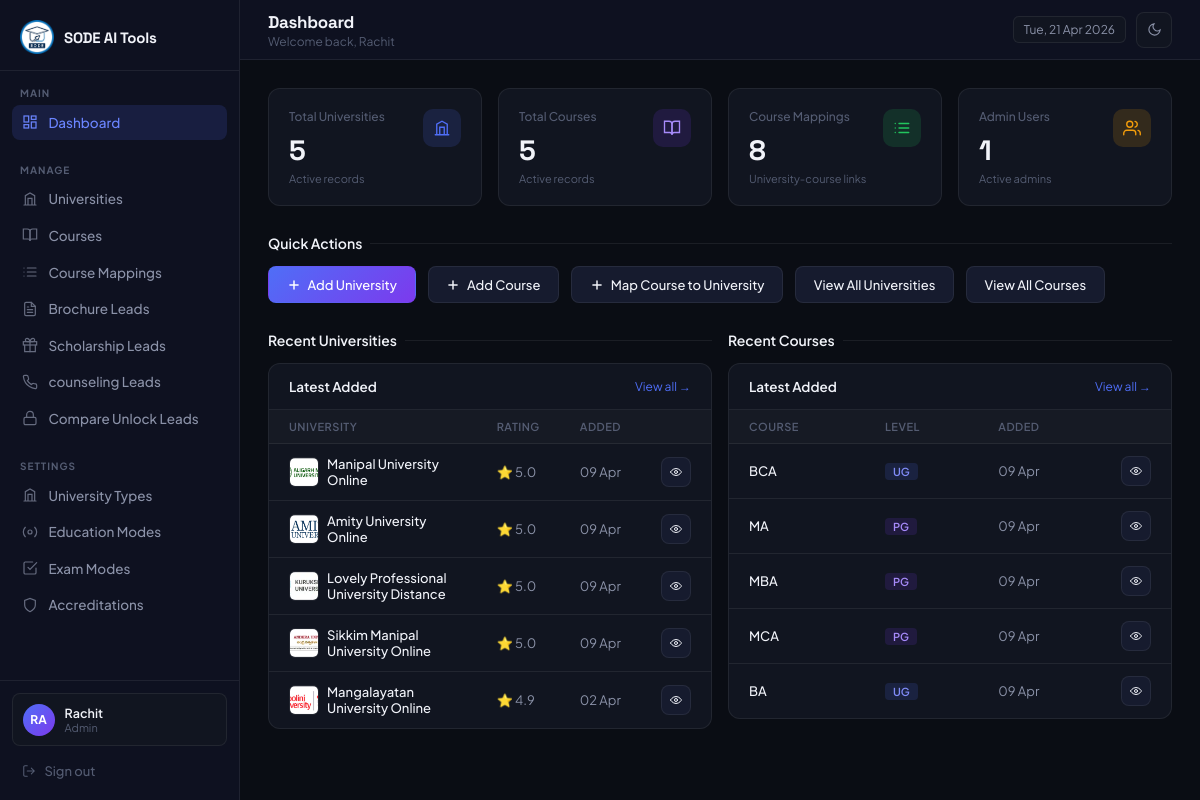
Page /admin/dashboard.php (signed in) on the committed database.
### tables this page shows
CREATE TABLE `universities` (
  `id` int(10) UNSIGNED NOT NULL,
  `name` varchar(255) NOT NULL,
  `display_name` varchar(255) DEFAULT NULL,
  `slug` varchar(255) DEFAULT NULL,
  `image` varchar(500) DEFAULT NULL,
  `sample_certificate` varchar(500) DEFAULT NULL,
  `rating` decimal(3,1) DEFAULT NULL,
  `nirf_ranking` smallint(5) UNSIGNED DEFAULT NULL,
  `year_of_establishment` year(4) DEFAULT NULL,
  `university_type_id` int(11) DEFAULT NULL,
  `campus_location` varchar(255) DEFAULT NULL,
  `avg_placement_package` varchar(100) DEFAULT NULL,
  `placement_assistance` tinyint(1) NOT NULL DEFAULT 0,
  `emi_facility` tinyint(1) NOT NULL DEFAULT 0,
  `scholarship` tinyint(1) NOT NULL DEFAULT 0,
  `key_advantages` text DEFAULT NULL,
  `view_university_link` varchar(500) DEFAULT NULL,
  `is_active` tinyint(1) NOT NULL DEFAULT 1,
  `created_at` timestamp NOT NULL DEFAULT current_timestamp(),
  `updated_at` timestamp NOT NULL DEFAULT current_timestamp() ON UPDATE current_timestamp()
);

CREATE TABLE `courses` (
  `id` int(10) UNSIGNED NOT NULL,
  `name` varchar(255) NOT NULL,
  `display_name` varchar(255) DEFAULT NULL,
  `slug` varchar(255) DEFAULT NULL,
  `course_level` enum('UG','PG') NOT NULL,
  `program_eligibility` text DEFAULT NULL,
  `course_duration` varchar(100) DEFAULT NULL,
  `is_active` tinyint(1) NOT NULL DEFAULT 1,
  `created_at` timestamp NOT NULL DEFAULT current_timestamp(),
  `updated_at` timestamp NOT NULL DEFAULT current_timestamp() ON UPDATE current_timestamp()
);

### includes/helpers.php (called while the page is built, shortened)
<?php
function get_display_name(string $name, ?string $display_name): string {
    return (!empty($display_name)) ? $display_name : $name;
}
function e(mixed $val): string {
    return htmlspecialchars((string)$val, ENT_QUOTES, 'UTF-8');
}

### admin/dashboard.php (the view, shortened to what this page needs)
<?php
require_once '../includes/db.php';
require_once '../includes/helpers.php';
$stats['universities'] = $pdo->query("SELECT COUNT(*) FROM universities WHERE is_active=1")->fetchColumn();
$stats['courses'] = $pdo->query("SELECT COUNT(*) FROM courses WHERE is_active=1")->fetchColumn();
$stats['mappings'] = $pdo->query("SELECT COUNT(*) FROM university_courses WHERE is_active=1")->fetchColumn();
$stats['admins'] = $pdo->query("SELECT COUNT(*) FROM admins WHERE is_active=1")->fetchColumn();
$recent_unis = $pdo->query("SELECT id,name,display_name,image,rating,created_at FROM universities WHERE is_active=1 ORDER BY created_at DESC LIMIT 5")->fetchAll();
$recent_courses = $pdo->query("SELECT id,name,course_level,created_at FROM courses WHERE is_active=1 ORDER BY created_at DESC LIMIT 5")->fetchAll();
?>
<!DOCTYPE html>
<html lang="en">
<head>
</head>
<body>
  <?php require_once __DIR__ . '/includes/sidebar.php'; ?>
  <main class="main">
    <?php require_once __DIR__ . '/includes/topbar.php'; ?>
    <div class="content">
      <div class="stats-grid">
        <div class="stat-card">
          <div>
            <div class="sc-label">Total Universities</div>
            <div class="sc-value"><?= $stats['universities'] ?></div>
            <div class="sc-sub">Active records</div>
          </div>
          <div class="sc-icon blue"><svg width="18" height="18" viewBox="0 0 24 24" fill="none" stroke="currentColor"
              stroke-width="1.8" stroke-linecap="round">
              <path d="M3 21h18M5 21V7l7-4 7 4v14M9 21V11h6v10" />
            </svg></div>
        </div>
        <div class="stat-card">
          <div>
            <div class="sc-label">Total Courses</div>
            <div class="sc-value"><?= $stats['courses'] ?></div>
            <div class="sc-sub">Active records</div>
          </div>
          <div class="sc-icon purple"><svg width="18" height="18" viewBox="0 0 24 24" fill="none" stroke="currentColor"
              stroke-width="1.8" stroke-linecap="round">
              <path d="M2 3h6a4 4 0 0 1 4 4v14a3 3 0 0 0-3-3H2z" />
              <path d="M22 3h-6a4 4 0 0 0-4 4v14a3 3 0 0 1 3-3h7z" />
            </svg></div>
        </div>
        <div class="stat-card">
          <div>
            <div class="sc-label">Course Mappings</div>
            <div class="sc-value"><?= $stats['mappings'] ?></div>
            <div class="sc-sub">University-course links</div>
          </div>
          <div class="sc-icon green"><svg width="18" height="18" viewBox="0 0 24 24" fill="none" stroke="currentColor"
              stroke-width="1.8" stroke-linecap="round">
              <path d="M8 6h13M8 12h13M8 18h13M3 6h.01M3 12h.01M3 18h.01" />
            </svg></div>
        </div>
        <div class="stat-card">
          <div>
            <div class="sc-label">Admin Users</div>
            <div class="sc-value"><?= $stats['admins'] ?></div>
            <div class="sc-sub">Active admins</div>
          </div>
          <div class="sc-icon amber"><svg width="18" height="18" viewBox="0 0 24 24" fill="none" stroke="currentColor"
              stroke-width="1.8" stroke-linecap="round">
              <path d="M17 21v-2a4 4 0 0 0-4-4H5a4 4 0 0 0-4 4v2" />
              <circle cx="9" cy="7" r="4" />
              <path d="M23 21v-2a4 4 0 0 0-3-3.87M16 3.13a4 4 0 0 1 0 7.75" />
            </svg></div>
        </div>
      </div>
      <div class="section-title">Quick Actions</div>
      <div class="quick-actions">
        <a href="<?= ADMIN_URL ?>/universities/add.php" class="btn btn-primary">
          <svg width="14" height="14" viewBox="0 0 24 24" fill="none" stroke="currentColor" stroke-width="2.5"
            stroke-linecap="round">
            <line x1="12" y1="5" x2="12" y2="19" />
            <line x1="5" y1="12" x2="19" y2="12" />
          </svg>
          Add University
        </a>
        <a href="<?= ADMIN_URL ?>/courses/add.php" class="btn btn-secondary">
          <svg width="14" height="14" viewBox="0 0 24 24" fill="none" stroke="currentColor" stroke-width="2.5"
            stroke-linecap="round">
            <line x1="12" y1="5" x2="12" y2="19" />
            <line x1="5" y1="12" x2="19" y2="12" />
          </svg>
          Add Course
        </a>
        <a href="<?= ADMIN_URL ?>/mappings/add.php" class="btn btn-secondary">
          <svg width="14" height="14" viewBox="0 0 24 24" fill="none" stroke="currentColor" stroke-width="2.5"
            stroke-linecap="round">
            <line x1="12" y1="5" x2="12" y2="19" />
            <line x1="5" y1="12" x2="19" y2="12" />
          </svg>
          Map Course to University
        </a>
        <a href="<?= ADMIN_URL ?>/universities/index.php" class="btn btn-secondary">View All Universities</a>
        <a href="<?= ADMIN_URL ?>/courses/index.php" class="btn btn-secondary">View All Courses</a>
      </div>
      <div class="two-col">
        <div>
          <div class="section-title">Recent Universities</div>
          <div class="panel">
            <div class="panel-header"><span>Latest Added</span><a href="<?= ADMIN_URL ?>/universities/index.php">View
                all &rarr;</a></div>
            <table>
              <thead>
                <tr>
                  <th>University</th>
                  <th>Rating</th>
                  <th>Added</th>
                  <th style="width:50px;"></th>
                </tr>
              </thead>
              <tbody>
                <?php if ($recent_unis):
                  foreach ($recent_unis as $u): ?>
                    <tr>
                      <td>
                        <div style="display:flex;align-items:center;gap:8px;">
                          <?php if ($u['image']): ?>
                            <img src="<?= e($u['image']) ?>"
                              style="width:30px;height:30px;border-radius:6px;object-fit:cover;border:1px solid var(--border);flex-shrink:0;"
                              alt="">
                          <?php endif; ?>
                          <span class="cell-name"
                            style="font-size:13px;"><?= e(get_display_name($u['name'], $u['display_name'])) ?></span>
                        </div>
                      </td>
                      <td><?= $u['rating'] ? '⭐ ' . e($u['rating']) : '—' ?></td>
                      <td><?= date('d M', strtotime($u['created_at'])) ?></td>
                      <td>
                        <a href="<?= ADMIN_URL ?>/universities/view.php?id=<?= $u['id'] ?>"
                          class="btn btn-secondary btn-sm btn-icon" title="View Details">
                          <svg width="12" height="12" viewBox="0 0 24 24" fill="none" stroke="currentColor" stroke-width="2"
                            stroke-linecap="round">
                            <path d="M1 12s4-7 11-7 11 7 11 7-4 7-11 7S1 12 1 12z" />
                            <circle cx="12" cy="12" r="3" />
                          </svg>
                        </a>
                      </td>
                    </tr>
                  <?php endforeach; endif; ?>
              </tbody>
            </table>
          </div>
        </div>
        <div>
          <div class="section-title">Recent Courses</div>
          <div class="panel">
            <div class="panel-header"><span>Latest Added</span><a href="<?= ADMIN_URL ?>/courses/index.php">View all
                &rarr;</a></div>
            <table>
              <thead>
                <tr>
                  <th>Course</th>
                  <th>Level</th>
                  <th>Added</th>
                  <th style="width:50px;"></th>
                </tr>
              </thead>
              <tbody>
                <?php if ($recent_courses):
                  foreach ($recent_courses as $c): ?>
                    <tr>
                      <td><span class="cell-name"><?= e($c['name']) ?></span></td>
                      <td><span class="badge badge-<?= strtolower($c['course_level']) ?>"><?= $c['course_level'] ?></span>
                      </td>
                      <td><?= date('d M', strtotime($c['created_at'])) ?></td>
                      <td>
                        <a href="<?= ADMIN_URL ?>/courses/view.php?id=<?= $c['id'] ?>"
                          class="btn btn-secondary btn-sm btn-icon" title="View Details">
                          <svg width="12" height="12" viewBox="0 0 24 24" fill="none" stroke="currentColor" stroke-width="2"
                            stroke-linecap="round">
                            <path d="M1 12s4-7 11-7 11 7 11 7-4 7-11 7S1 12 1 12z" />
                            <circle cx="12" cy="12" r="3" />
                          </svg>
                        </a>
                      </td>
                    </tr>
                  <?php endforeach; endif; ?>
              </tbody>
            </table>
          </div>
        </div>
      </div>
    </div>
  </main>
</body>
</html>

### admin/includes/layout_head.php (style rules this page uses)
*, *::before, *::after { box-sizing: border-box; margin: 0; padding: 0; }
:root { color-scheme: dark; --bg: #0a0d14; --sidebar: #0e1120; --surface: #111520; --surface-h: #161b2e; --border: rgba(255, 255, 255, 0.07); --border-h: rgba(255, 255, 255, 0.13); --accent: #4f6ef7; --accent-h: #6b85ff; --accent-g: #7c3aed; --text: #f1f3f9; --text-m: #8b92a8; --text-s: #545c72; --success: #22c55e; --warning: #f59e0b; --danger: #ef4444; --radius: 12px; --radius-sm: 8px; --sidebar-w: 240px; }
body { font-family: 'Plus Jakarta Sans', sans-serif; background: var(--bg); color: var(--text); display: flex; min-height: 100vh; font-size: 14px; transition: background 0.2s, color 0.2s; overflow-x: hidden; }
.main { margin-left: var(--sidebar-w); flex: 1; display: flex; flex-direction: column; min-height: 100vh; min-width: 0; }
.content { padding: 1.75rem; flex: 1; min-width: 0; max-width: 100%; overflow-x: hidden; }
.section-title { font-size: 14px; font-weight: 600; color: var(--text); margin-bottom: 0.875rem; display: flex; align-items: center; gap: 8px; }
.section-title::after { content: ''; flex: 1; height: 1px; background: var(--border); }
.panel { background: var(--surface); border: 1px solid var(--border); border-radius: var(--radius); overflow: hidden; }
.panel-header { padding: 0.875rem 1.25rem; border-bottom: 1px solid var(--border); display: flex; align-items: center; justify-content: space-between; }
.panel-header span { font-size: 13.5px; font-weight: 600; }
.panel-header a { font-size: 12px; color: var(--accent); text-decoration: none; }
table { width: 100%; border-collapse: collapse; }
table th { padding: 0.625rem 1.25rem; font-size: 11px; font-weight: 600; letter-spacing: 0.5px; text-transform: uppercase; color: var(--text-s); text-align: left; border-bottom: 1px solid var(--border); background: rgba(255, 255, 255, 0.02); }
table td { padding: 0.75rem 1.25rem; font-size: 13px; border-bottom: 1px solid var(--border); color: var(--text-m); }
table tr:last-child td { border-bottom: none; }
table td .cell-name { color: var(--text); font-weight: 500; }
.badge { display: inline-block; padding: 2px 8px; border-radius: 4px; font-size: 11px; font-weight: 600; }
.badge-ug { background: rgba(79, 110, 247, 0.15); color: #818cf8; }
.badge-pg { background: rgba(124, 58, 237, 0.15); color: #a78bfa; }
.btn { display: inline-flex; align-items: center; gap: 7px; padding: 0.6rem 1.1rem; border-radius: var(--radius-sm); font-size: 13px; font-weight: 500; font-family: inherit; cursor: pointer; transition: opacity 0.2s, transform 0.15s, background 0.15s; text-decoration: none; border: 1px solid transparent; }
.btn-primary { background: linear-gradient(135deg, var(--accent) 0%, var(--accent-g) 100%); color: #fff; border-color: transparent; }
.btn-secondary { background: var(--surface-h); color: var(--text); border-color: var(--border); }
.btn-sm { padding: 0.35rem 0.7rem; font-size: 12px; }
.btn-icon { padding: 0.4rem; width: 30px; height: 30px; justify-content: center; }

### admin/dashboard.php (style rules this page uses)
.stats-grid { display: grid; grid-template-columns: repeat(4, 1fr); gap: 1rem; margin-bottom: 1.75rem; }
.stat-card { background: var(--surface); border: 1px solid var(--border); border-radius: var(--radius); padding: 1.25rem; display: flex; align-items: flex-start; justify-content: space-between; transition: border-color 0.2s, transform 0.2s; }
.sc-label { font-size: 12px; color: var(--text-s); font-weight: 500; margin-bottom: 8px; }
.sc-value { font-size: 28px; font-weight: 700; font-family: 'Space Grotesk', sans-serif; letter-spacing: -1px; }
.sc-sub { font-size: 11px; color: var(--text-s); margin-top: 4px; }
.sc-icon { width: 38px; height: 38px; border-radius: 10px; display: flex; align-items: center; justify-content: center; flex-shrink: 0; }
.sc-icon.blue { background: rgba(79, 110, 247, 0.15); color: var(--accent); }
.sc-icon.purple { background: rgba(124, 58, 237, 0.15); color: #a78bfa; }
.sc-icon.green { background: rgba(34, 197, 94, 0.15); color: var(--success); }
.sc-icon.amber { background: rgba(245, 158, 11, 0.15); color: var(--warning); }
.quick-actions { display: flex; gap: .75rem; margin-bottom: 1.75rem; flex-wrap: wrap; }
.two-col { display: grid; grid-template-columns: 1fr 1fr; gap: 1rem; }
.badge-ug { background: rgba(79, 110, 247, 0.15); color: #818cf8; }
.badge-pg { background: rgba(124, 58, 237, 0.15); color: #a78bfa; }

### rows in the picture
universities: image (picture), name "Manipal University Online", rating "5.0", created_at "09 Apr"
universities: image (picture), name "Amity University Online", rating "5.0", created_at "09 Apr"
universities: image (picture), name "Lovely Professional University Distance", rating "5.0", created_at "09 Apr"
universities: image (picture), name "Sikkim Manipal University Online", rating "5.0", created_at "09 Apr"
universities: image (picture), name "Mangalayatan University Online", rating "4.9", created_at "02 Apr"
courses: name "BCA", course_level "UG", created_at "09 Apr"
courses: name "MA", course_level "PG", created_at "09 Apr"
courses: name "MBA", course_level "PG", created_at "09 Apr"
courses: name "MCA", course_level "PG", created_at "09 Apr"
courses: name "BA", course_level "UG", created_at "09 Apr"

### other values in the picture
substr($_SESSION['admin_name'], 0, 2) "RA"
$_SESSION['admin_name'] "Rachit"
$_SESSION['admin_role'] "Admin"
$page_title "Dashboard"
$page_subtitle "Welcome back, Rachit"
$stats['universities'] "5"
$stats['courses'] "5"
$stats['mappings'] "8"
$stats['admins'] "1"
